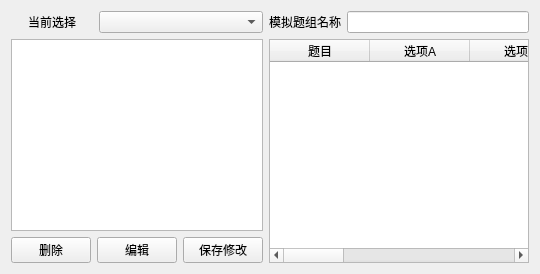
         <widget class="QWidget" name="tab_2">
          <attribute name="title">
           <string>模拟模式题组管理</string>
          </attribute>
          <layout class="QVBoxLayout" name="verticalLayout_17">
           <item>
            <layout class="QHBoxLayout" name="horizontalLayout_40" stretch="1,4">
             <item>
              <layout class="QVBoxLayout" name="verticalLayout_15">
               <item>
                <layout class="QHBoxLayout" name="horizontalLayout_38" stretch="1,2">
                 <item>
                  <widget class="QLabel" name="label_25">
                   <property name="text">
                    <string>当前选择</string>
                   </property>
                   <property name="alignment">
                    <set>Qt::AlignmentFlag::AlignCenter</set>
                   </property>
                  </widget>
                 </item>
                 <item>
                  <widget class="QComboBox" name="comboBox_2"/>
                 </item>
                </layout>
               </item>
               <item>
                <widget class="QListWidget" name="listWidget"/>
               </item>
               <item>
                <layout class="QHBoxLayout" name="horizontalLayout_37">
                 <item>
                  <widget class="QPushButton" name="pushButton_25">
                   <property name="text">
                    <string>删除</string>
                   </property>
                  </widget>
                 </item>
                 <item>
                  <widget class="QPushButton" name="pushButton_26">
                   <property name="text">
                    <string>编辑</string>
                   </property>
                  </widget>
                 </item>
                 <item>
                  <widget class="QPushButton" name="pushButton_27">
                   <property name="text">
                    <string>保存修改</string>
                   </property>
                  </widget>
                 </item>
                </layout>
               </item>
              </layout>
             </item>
             <item>
              <layout class="QVBoxLayout" name="verticalLayout_16">
               <item>
                <layout class="QHBoxLayout" name="horizontalLayout_39">
                 <item>
                  <widget class="QLabel" name="label_26">
                   <property name="text">
                    <string>模拟题组名称</string>
                   </property>
                   <property name="alignment">
                    <set>Qt::AlignmentFlag::AlignCenter</set>
                   </property>
                  </widget>
                 </item>
                 <item>
                  <widget class="QLineEdit" name="lineEdit_2"/>
                 </item>
                </layout>
               </item>
               <item>
                <widget class="QTableWidget" name="tableWidget_2">
                 <property name="styleSheet">
                  <string notr="true">/* 默认单元格 */
QTableWidget::item {
    background-color: #ffffff;
    color: #333333;
}

/* 鼠标悬停在未选中的单元格上 */
QTableWidget::item:hover {
    background-color: #e8f5e9; /* 极淡的绿色 */
}

/* 单元格被选中时 */
QTableWidget::item:selected {
    background-color: #4db6ac; /* 柔和的青绿色 */
    color: #ffffff;
}

/* 鼠标悬停在已选中的单元格上 */
QTableWidget::item:selected:hover {
    background-color: #26a69a; /* 选中状态下悬停，颜色略深 */
    color: #ffffff;
}</string>
                 </property>
                 <property name="selectionBehavior">
                  <enum>QAbstractItemView::SelectionBehavior::SelectRows</enum>
                 </property>
                 <property name="verticalScrollMode">
                  <enum>QAbstractItemView::ScrollMode::ScrollPerPixel</enum>
                 </property>
                 <property name="horizontalScrollMode">
                  <enum>QAbstractItemView::ScrollMode::ScrollPerPixel</enum>
                 </property>
                 <property name="gridStyle">
                  <enum>Qt::PenStyle::NoPen</enum>
                 </property>
                 <column>
                  <property name="text">
                   <string>题目</string>
                  </property>
                 </column>
                 <column>
                  <property name="text">
                   <string>选项A</string>
                  </property>
                 </column>
                 <column>
                  <property name="text">
                   <string>选项B</string>
                  </property>
                 </column>
                 <column>
                  <property name="text">
                   <string>选项C</string>
                  </property>
                 </column>
                 <column>
                  <property name="text">
                   <string>选项D</string>
                  </property>
                 </column>
                 <column>
                  <property name="text">
                   <string>正确选项</string>
                  </property>
                 </column>
                 <column>
                  <property name="text">
                   <string>分类</string>
                  </property>
                 </column>
                 <column>
                  <property name="text">
                   <string>正确率</string>
                  </property>
                 </column>
                 <column>
                  <property name="text">
                   <string>套题名称</string>
                  </property>
                 </column>
                 <column>
                  <property name="text">
                   <string>分析</string>
                  </property>
                 </column>
                </widget>
               </item>
              </layout>
             </item>
            </layout>
           </item>
          </layout>
         </widget>
